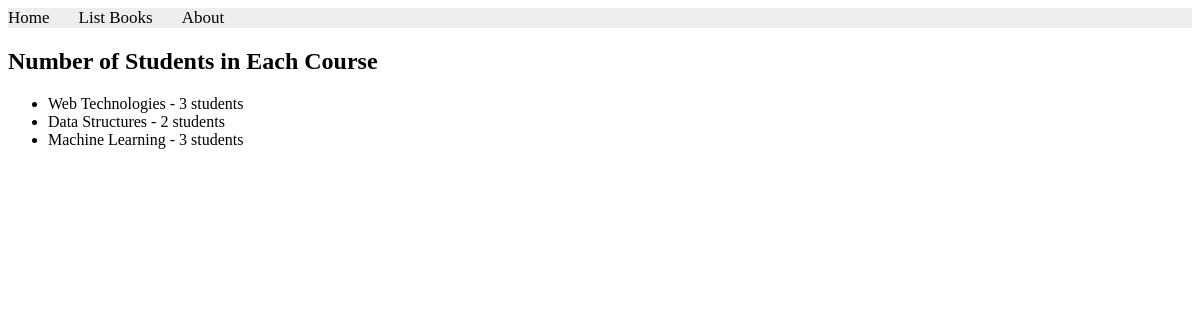
The page /books/lab9/task2 on the database its author committed.
### apps/bookmodule/models.py (models this page shows)
class course(models.Model):
    title = models.CharField(max_length=100)
    code = models.IntegerField()

### apps/bookmodule/views.py (the view)
# urls.py: path('lab9/task2', views.number_of_students_course, name='l9t2'),
def number_of_students_course(request):
    num_of_students = course.objects.annotate(num_students=Count('student2'))
    return render(request, 'bookmodule/l9t2.html', {'number_of_students': num_of_students})

### apps/templates/bookmodule/l9t2.html (shortened to what this page needs)
{% extends "layouts/base.html" %}
{% load static %}
{% block content %}
<h2>Number of Students in Each Course</h2>
<ul>
  {% for course in number_of_students %}
    <li>{{ course.title }} - {{ course.num_students }} students</li>
  {% endfor %}
</ul>
{% endblock content %}

### rows shown on the page
course: title "Web Technologies", num_students "3"
course: title "Data Structures", num_students "2"
course: title "Machine Learning", num_students "3"
